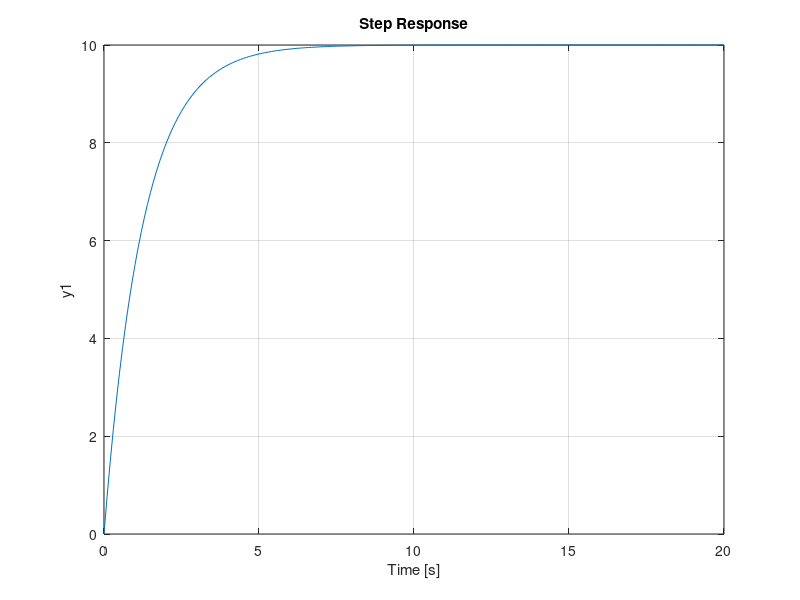

The MATLAB script that drew this image:
clc;clear all;
m = 1000;
b = 50;
r = 10;

s = tf('s');
P_cruise = 1/(m*s + b);

% Kp = 600;
% Ki = 1;
Kp = 800;
Ki = 40;
C = pid(Kp,Ki);

T = feedback(C*P_cruise,1);

t = 0:0.1:20;
step(r*T,t)
axis([0 20 0 10])